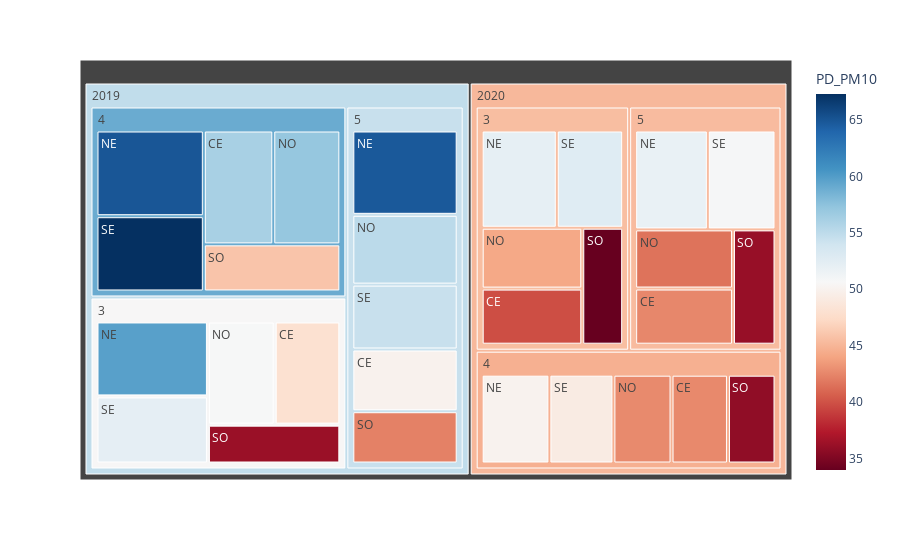

Notebook code for this chart:
### Markdown cell above
### Treemaps

### Code cell
fig = px.treemap(df, path=['Year', 'Month', 'Zone'], values='PD_PM10',
                  color='PD_PM10', hover_data=['PD_PM10'],
                  color_continuous_scale='RdBu')
fig.show()

### Figure 1 — Plotly figure (JSON) as saved in the notebook; plotly's stock layout.template omitted (floating-point values rounded to 4 significant figures)
{"data": [{"branchvalues": "total", "customdata": [[47.99, 47.99], [39.78, 39.78], [56.12, 56.12], [42.6, 42.6], [49.92, 49.92], [42.51, 42.51], [59.77, 59.77], [52.09, 52.09], [64.96, 64.96], [50.04, 50.04], [64.76, 64.76], [51.83, 51.83], [50.71, 50.71], [44.23, 44.23], [57.1, 57.1], [42.65, 42.65], [55.15, 55.15], [41.53, 41.53], [52.26, 52.26], [52.73, 52.73], [67.31, 67.31], [49.26, 49.26], [54.46, 54.46], [50.81, 50.81], [36.22, 36.22], [33.97, 33.97], [45.9, 45.9], [35.82, 35.82], [42.21, 42.21], [36.09, 36.09], [50.54, 50.54], [45.49, 45.49], [59.01, 59.01], [44.68, 44.68], [54.45, 54.45], [45.35, 45.35], [54.83, 54.83], [45.18, 45.18]], "domain": {"x": [0, 1], "y": [0, 1]}, "hovertemplate": "labels=%{label}<br>PD_PM10_sum=%{value}<br>parent=%{parent}<br>id=%{id}<br>PD_PM10=%{color}<extra></extra>", "ids": ["2019/3/CE", "2020/3/CE", "2019/4/CE", "2020/4/CE", "2019/5/CE", "2020/5/CE", "2019/3/NE", "2020/3/NE", "2019/4/NE", "2020/4/NE", "2019/5/NE", "2020/5/NE", "2019/3/NO", "2020/3/NO", "2019/4/NO", "2020/4/NO", "2019/5/NO", "2020/5/NO", "2019/3/SE", "2020/3/SE", "2019/4/SE", "2020/4/SE", "2019/5/SE", "2020/5/SE", "2019/3/SO", "2020/3/SO", "2019/4/SO", "2020/4/SO", "2019/5/SO", "2020/5/SO", "2019/3", "2020/3", "2019/4", "2020/4", "2019/5", "2020/5", "2019", "2020"], "labels": ["CE", "CE", "CE", "CE", "CE", "CE", "NE", "NE", "NE", "NE", "NE", "NE", "NO", "NO", "NO", "NO", "NO", "NO", "SE", "SE", "SE", "SE", "SE", "SE", "SO", "SO", "SO", "SO", "SO", "SO", "3", "3", "4", "4", "5", "5", "2019", "2020"], "marker": {"coloraxis": "coloraxis", "colors": [47.99, 39.78, 56.12, 42.6, 49.92, 42.51, 59.77, 52.09, 64.96, 50.04, 64.76, 51.83, 50.71, 44.23, 57.1, 42.65, 55.15, 41.53, 52.26, 52.73, 67.31, 49.26, 54.46, 50.81, 36.22, 33.97, 45.9, 35.82, 42.21, 36.09, 50.54, 45.49, 59.01, 44.68, 54.45, 45.35, 54.83, 45.18]}, "name": "", "parents": ["2019/3", "2020/3", "2019/4", "2020/4", "2019/5", "2020/5", "2019/3", "2020/3", "2019/4", "2020/4", "2019/5", "2020/5", "2019/3", "2020/3", "2019/4", "2020/4", "2019/5", "2020/5", "2019/3", "2020/3", "2019/4", "2020/4", "2019/5", "2020/5", "2019/3", "2020/3", "2019/4", "2020/4", "2019/5", "2020/5", "2019", "2020", "2019", "2020", "2019", "2020", "", ""], "type": "treemap", "values": [1373, 1121, 1570, 1121, 1260, 1092, 1693, 1451, 1827, 1345, 1721, 1429, 1397, 1216, 1516, 1155, 1425, 1150, 1516, 1282, 1604, 1271, 1324, 1330, 1043, 950, 1277, 944, 1067, 975, 7022, 6020, 7794, 5836, 6797, 5976, 21613, 17832]}], "layout": {"coloraxis": {"colorbar": {"title": {"text": "PD_PM10"}}, "colorscale": [[0, "rgb(103,0,31)"], [0.1, "rgb(178,24,43)"], [0.2, "rgb(214,96,77)"], [0.3, "rgb(244,165,130)"], [0.4, "rgb(253,219,199)"], [0.5, "rgb(247,247,247)"], [0.6, "rgb(209,229,240)"], [0.7, "rgb(146,197,222)"], [0.8, "rgb(67,147,195)"], [0.9, "rgb(33,102,172)"], [1, "rgb(5,48,97)"]]}, "legend": {"tracegroupgap": 0}, "margin": {"t": 60}}}
